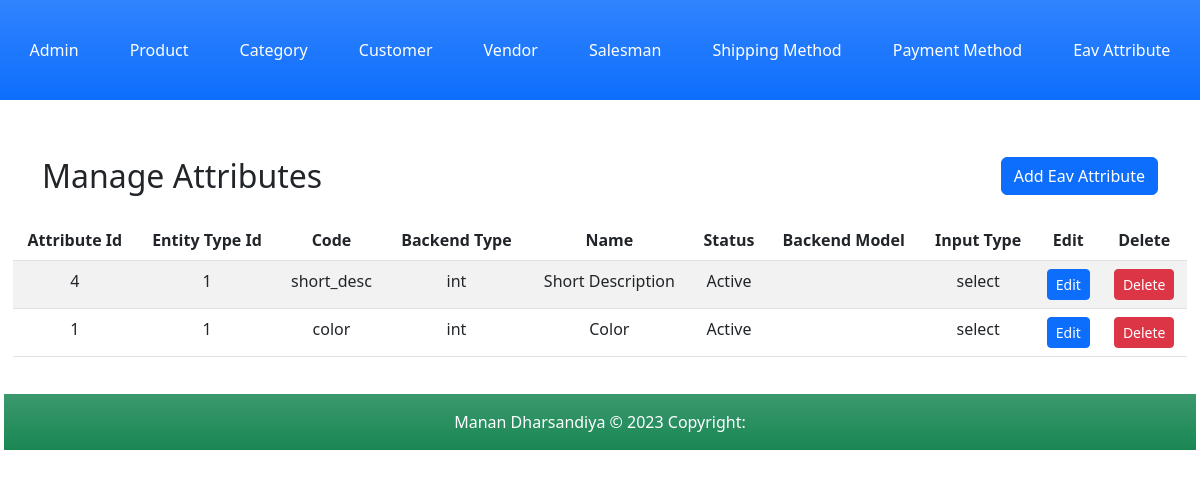
The app's page /index.php?c=eav_attribute&a=grid with its own data.
### tables this page shows
CREATE TABLE `eav_attribute` (
  `attribute_id` int(11) NOT NULL,
  `entity_type_id` int(11) NOT NULL,
  `code` varchar(50) NOT NULL,
  `backend_type` varchar(50) DEFAULT NULL,
  `name` varchar(255) NOT NULL,
  `status` tinyint(4) NOT NULL,
  `backend_model` varchar(255) NOT NULL,
  `input_type` varchar(255) NOT NULL
);

### Block/Core/Template.php (called while the page is built, shortened)
<?php
class Block_Core_Template extends Model_Core_View
{
	protected $children =  [];
	public function getChildren()
	{
		return $this->children;
	}
	public function addChild($key, $value)
	{
		$this->children[$key] = $value;
		return $this;
	}
}
?>

### Model/Core/View.php (called while the page is built, shortened)
<?php
class Model_Core_View
{
	protected $template = null;
	public function setTemplate($template)
	{
		$this->template = $template;
		return $this;
	}
	public function getTemplate()
	{
		return $this->template;
	}
	public function render()
	{
		require 'View' . DS . $this->getTemplate();
	}
	public function getUrl($action = null, $controller = null, $params = [], $resetParam = false)
	{
		return Ccc::getModel('Core_Url')->getUrl($action, $controller, $params, $resetParam);
	}
}
?>

### Controller/Eav/Attribute.php (called while the page is built, shortened)
<?php
class Controller_Eav_Attribute extends Controller_Core_Action
{
	public function gridAction()
	{
		try {
			$layout = $this->getLayout();
			$layout->addContent('grid', $layout->createBlock('Eav_Attribute_Grid'));
			$layout->render();
		} catch (Exception $e) {
		}
	}
}
?>

### Controller/Core/Front.php (called while the page is built, shortened)
<?php
class Controller_Core_Front
{
	public function init()
	{
		$request = Ccc::getModel('Core_Request');
		$controller = new $controllerClassName();
		$actionName = $request->getActionName().'Action';
		$controller->$actionName();
	}
}
?>

### Index.php (called while the page is built, shortened)
<?php
spl_autoload_register(function ($className) {
    $classPath = str_replace('_', '/', $className);
});
class Ccc
{
	public static function init()
	{
		$front = new Controller_Core_Front();
		$front->init();
	}
	public static function getModel($className)
	{
		return new $className();
	}
}
Ccc::init();
?>

### Model/Core/Url.php (called while the page is built, shortened)
<?php
class Model_Core_Url
{
	public function getUrl($action = null, $controller = null, $params = [], $resetParam = false)
	{
		$request = Ccc::getModel('Core_Request');
		$final = $request->getParams();
		if ($resetParam) {
			$final = [];
		}
		if ($controller) {
			$final['c'] = $controller;
		}
		else {
			$final['c'] = $request->getControllerName();
		}
		if ($action) {
			$final['a'] = $action;
		}
		else {
			$final['a'] = $request->getActionName();
		}
		if ($params) {
			$final = array_merge($final, $params);
		}
		$queryString = http_build_query($final);
		$url = $_SERVER['REQUEST_SCHEME'] . "://" . $_SERVER['HTTP_HOST'] . $_SERVER['SCRIPT_NAME'] . "?" . $queryString;
		return $url;
	}
}
?>

### Model/Core/Request.php (called while the page is built, shortened)
<?php
class Model_Core_Request
{
	public function getParams($key=null, $value=null)
	{
		if ($key == null) {
			return $_GET;
		}
		if (array_key_exists($key, $_GET)) {
			return $_GET[$key];
		}
		return $value;
	}
	public function getControllerName()
	{
		return $this->getParams('c', 'product');
	}
}
?>

### Model/Core/Table.php (called while the page is built, shortened)
<?php
class Model_Core_Table
{
	protected $data = [];
	protected $resource = null;
	public function setResourceClass($resourceClass)
	{
		return $this;
	}
	public function setResource($resource)
	{
		$this->resource = $resource;
		return $this;
	}
	public function getResource()
	{
		if ($this->resource) {
			return $this->resource;
		}
		$resource = new $this->resourceClass();
		return $resource;
	}
	public function setCollectionClass($collectionClass)
	{
		return $this;
	}
	public function setCollection($collection)
	{
		return $this;
	}
	public function getCollection()
	{
		$collection = new $this->collectionClass();
		return $collection;
	}
	public function __get($key)
	{
		if (array_key_exists($key, $this->data)) {
			return $this->data[$key];
		}
		return null;
	}
	public function setData($data)
	{
		$this->data = array_merge($this->data, $data);
		return $this;
	}
	public function fetchAll($query)
	{
		$result = $this->getResource()->fetchAll($query);
		$collection = $this->getCollection()->setData($result);
		return $collection;
	}
}
?>

### Block/Eav/Attribute/Grid.php (called while the page is built, shortened)
<?php
class Block_Eav_Attribute_Grid extends Block_Core_Template
{
	public function getEavAttributes()
	{
		$query = "SELECT * FROM `eav_attribute` ORDER BY `name` DESC";
		$eavAttributes =  Ccc::getModel('Eav_Attribute')->fetchAll($query);
		return $eavAttributes->getData();
	}
}
?>

### Model/Core/Adapter.php (called while the page is built, shortened)
<?php
class Model_Core_Adapter
{
	public $config = [
		'host' => 'localhost',
		'username' => 'root',
		'password' => '',
		'dbname' => 'newmvc-manan_dharsandiya'
	];
	public function connect(){
		$connect = mysqli_connect(
			$this->config['host'],
			$this->config['username'],
			$this->config['password'],
			$this->config['dbname']
		);
		return $connect;
	}
	public function fetchAll($query){
		$connect = $this->connect();
		$result = mysqli_query($connect, $query);
		if ($result->num_rows > 0) {
			return $result->fetch_all(MYSQLI_ASSOC);
		}
		return false;
	}
}
?>

### Model/Core/Table/Resource.php (called while the page is built, shortened)
<?php
class Model_Core_Table_Resource
{
	public function getAdapter()
	{
		$adapter = Ccc::getModel('Core_Adapter');
		return $adapter;
	}
	public function fetchAll($query)
	{
		return $this->getAdapter()->fetchAll($query);
	}
}
?>

### Model/Core/Table/Collection.php (called while the page is built, shortened)
<?php
class Model_Core_Table_Collection
{
	protected $data = [];
	public function setData($data)
	{
		$this->data = array_merge($this->data, $data);
		return $this;
	}
	public function getData()
	{
		return $this->data;
	}
}
?>

### Model/Eav/Attribute.php (called while the page is built, shortened)
<?php
class Model_Eav_Attribute extends Model_Core_Table
{
	public function getStatusOptions()
	{
		return [
			self::STATUS_ACTIVE => self::STATUS_ACTIVE_LBL,
			self::STATUS_INACTIVE => self::STATUS_INACTIVE_LBL
		];
	}
	public function getStatusText()
	{
		$statues = $this->getStatusOptions();
		if (array_key_exists($this->status, $statues)) {
			return $statues[$this->status];
		}
		return $statues[self::STATUS_DEFAULT];
	}
}
?>

### View/eav/attribute/grid.phtml (the view)
<?php
$eavAttributes = $this->getEavAttributes();
?>
<div class="container">
	<div class="row mb-3">
		<div class="col-md-6">
			<h2>Manage Attributes</h2>
		</div>
		<div class="col-md-6 text-end">
			<a href="<?php echo $this->getUrl('add', null , [], true); ?>" class="btn btn-primary">Add Eav Attribute</a>
		</div>
	</div>
</div>
<div class="row">
	<div class="col table-responsive">
		<?php if (!$eavAttributes): ?>
			<div class="alert alert-warning" role="alert">
				No data found.
			</div>
		<?php else: ?>
			<table class="table table-striped table-hover text-center">
				<thead>
					<tr class="dd">
						<th>Attribute Id</th>
						<th>Entity Type Id</th>
						<th>Code</th>
						<th>Backend Type</th>
						<th>Name</th>
						<th>Status</th>
						<th>Backend Model</th>
						<th>Input Type</th>
						<th>Edit</th>
						<th>Delete</th>
					</tr>
				</thead>
				<tbody>
					<?php foreach ($eavAttributes as $eavAttribute) : ?>
						<tr>
							<td><?php echo $eavAttribute->attribute_id; ?></td>
							<td><?php echo $eavAttribute->entity_type_id ; ?></td>
							<td><?php echo $eavAttribute->code; ?></td>
							<td><?php echo $eavAttribute->backend_type; ?></td>
							<td><?php echo $eavAttribute->name; ?></td>
							<td><?php echo $eavAttribute->getStatusText(); ?></td>
							<td><?php echo $eavAttribute->backend_model; ?></td>
							<td><?php echo $eavAttribute->input_type; ?></td>
							<td><a href="<?php echo $this->getUrl('edit', null, ['id'=> $eavAttribute->attribute_id], true);?>" class="btn btn-sm btn-primary">Edit</a></td>
							<td><a href="<?php echo $this->getUrl('delete', null, ['id'=> $eavAttribute->attribute_id], true);?>" class="btn btn-sm btn-danger">Delete</a></td>
						</tr>
					<?php endforeach; ?>
				<?php endif; ?>
			</tbody>
		</table>
	</div>
</div>

### View/html/content.phtml
<?php
$children = $this->getChildren();
foreach ($children as $child) {
	$child->render();
}
?>

### records on screen
eav_attribute: attribute_id "4", entity_type "1", code "short_desc", backend_type "int", name "Short Description", status "Active", input_type "select"
eav_attribute: attribute_id "1", entity_type "1", code "color", backend_type "int", name "Color", status "Active", input_type "select"
